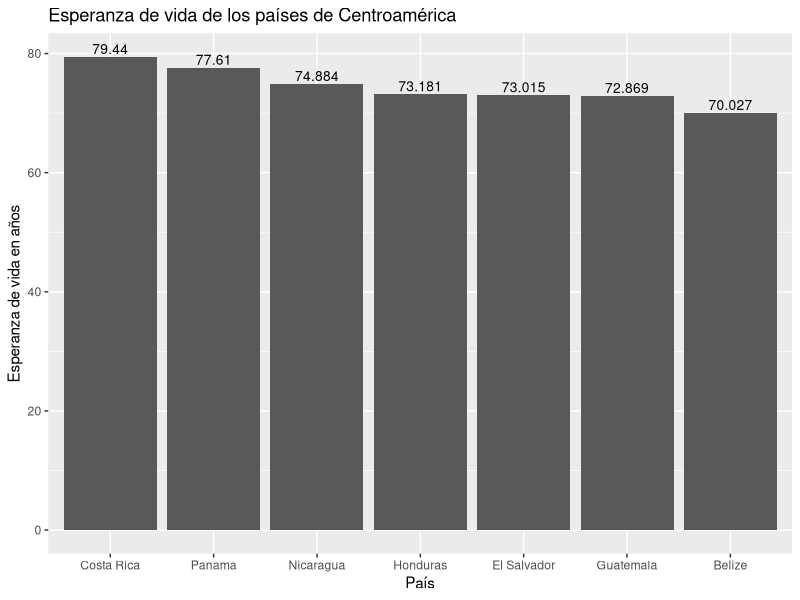

This figure's R source:
## ---- chunk 1
knitr::opts_chunk$set(echo = TRUE)
## ---- chunk 2
# Paquete para generación de documentos (ej. HTML)
library(knitr)

# Paquete para formateo de tablas
library(kableExtra)

# Paquete de graficación
library(ggplot2)

# Paquete de manejo de datos geoespaciales vectoriales
library(sf)

# Paquete con conjuntos de datos geoespaciales
library(spData)
## ---- chunk 3
names(world)
## ---- chunk 4
kable(world[1:10, 1:5, drop = TRUE], 
  caption="Datos demográficos de los países del mundo")
## ---- chunk 5
kable(world[1:10, c("name_long","continent","pop","lifeExp","gdpPercap"), drop = TRUE], 
  col.names=c("País","Continente","Población","Esperanza de vida","Renta per cápita"),  
  caption="Datos demográficos de los países del mundo")
## ---- chunk 6
# Se extraen las observaciones ordenadas por orden alfabético de país
world.orden <- order(world$name_long)

# Se genera un nuevo data frame ordenado
world.ordenadoxpais <- world[world.orden,]

# Se formatea la tabla con el nuevo data frame
kable(world.ordenadoxpais[, c("name_long","continent","pop","lifeExp","gdpPercap"), drop = TRUE], 
  col.names=c("País","Continente","Población","Esperanza de vida","Renta per cápita"),  
  caption="Datos demográficos de los países del mundo") %>%
kable_styling() %>%
scroll_box(
  width = "800px", 
  height = "500px", 
  fixed_thead = TRUE)
## ---- chunk 7
# Se extraen las observaciones correspondientes a los países de Centroamérica
centro_america = world[world$name_long == "Belize" |
                       world$name_long == "Guatemala" |
                       world$name_long == "Honduras" |
                       world$name_long == "El Salvador" |
                       world$name_long == "Nicaragua" |
                       world$name_long == "Costa Rica" |
                       world$name_long == "Panama", ]

# Se formatea la tabla con el nuevo data frame
kable(centro_america[, c("name_long","continent","pop","lifeExp","gdpPercap"), drop = TRUE], 
  col.names=c("País","Continente","Población","Esperanza de vida","Renta per cápita"),  
  caption="Datos demográficos de los países de Centroamérica") %>%
kable_styling()
## ---- chunk 8
ggplot(centro_america, aes(x=reorder(name_long,-lifeExp), y=lifeExp)) + ggtitle("Esperanza de vida de los países de Centroamérica") + xlab("País") + ylab("Esperanza de vida en años") +  geom_col() + geom_text(aes(label=lifeExp), vjust=-0.3, size=3.5)
## ---- chunk 9

## ---- chunk 10
